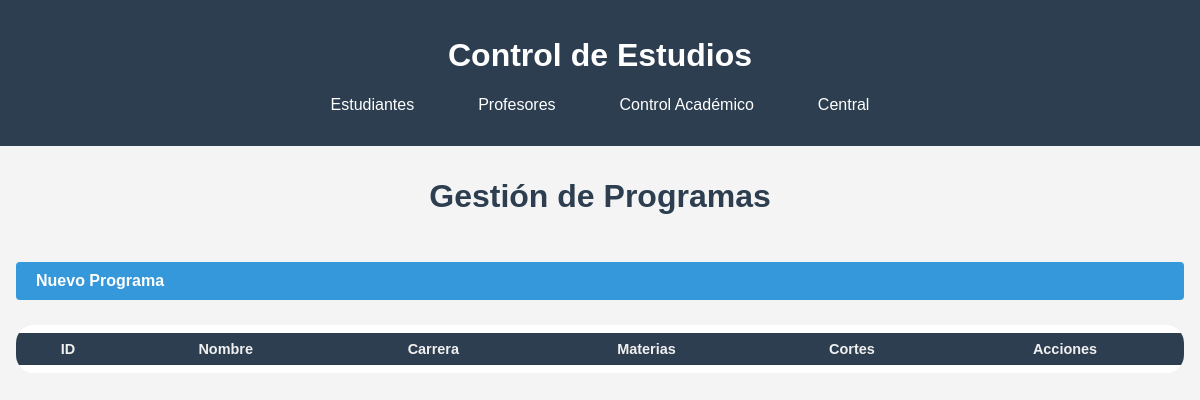
Before: /control_academico/programas with the older database file.
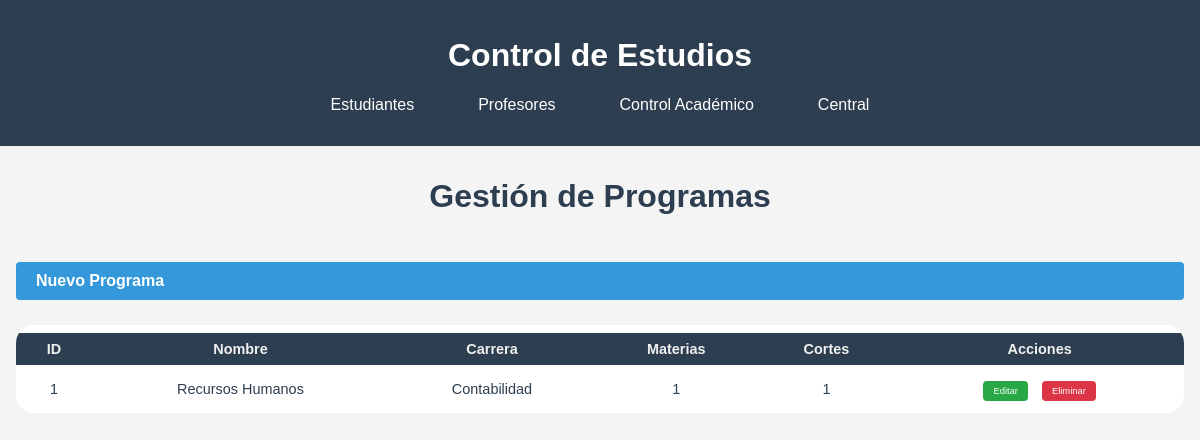
After: the same page with the newer database file.
### modulos/control_academico/models.py (models this page shows, shortened)
class Programa(db.Model):
    __tablename__ = 'programas'
    id = db.Column(db.Integer, primary_key=True)
    nombre = db.Column(db.String(100), nullable=False)
    carrera_id = db.Column(db.Integer, db.ForeignKey('carreras.id'), nullable=False)
    carrera = db.relationship('Carrera', back_populates='programas')
    materias = db.relationship('Materia', back_populates='programa')
    cortes = db.relationship('Corte', back_populates='programa')

class Carrera(db.Model):
    __tablename__ = 'carreras'
    id = db.Column(db.Integer, primary_key=True)
    nombre = db.Column(db.String(100), nullable=False, unique=True)
    programas = db.relationship('Programa', back_populates='carrera')
    estudiantes = db.relationship('Estudiante', back_populates='carrera')

### modulos/control_academico/routes.py (the view)
@bp.route('/programas')
def listar_programas():
    programas = Programa.query.all()
    carreras = Carrera.query.all()
    return render_template('control_academico/programas.html',
                         programas=programas, carreras=carreras)

### modulos/control_academico/templates/control_academico/programas.html (shortened to what this page needs)
{% extends "central/base.html" %}
{% block content %}
<div class="welcome-container">
    <h1 class="titulo-estudiantes">Gestión de Programas</h1>
    <div class="tabla-estudiantes-contenedor">
        <a href="{{ url_for('control_academico.crear_programa') }}" class="btn-nuevo-estudiante">Nuevo Programa</a>
        <table class="tabla-estudiantes">
            <thead>
                <tr>
                    <th>ID</th>
                    <th>Nombre</th>
                    <th>Carrera</th>
                    <th>Materias</th>
                    <th>Cortes</th>
                    <th>Acciones</th>
                </tr>
            </thead>
            <tbody>
                {% for programa in programas %}
                <tr>
                    <td>{{ programa.id }}</td>
                    <td>{{ programa.nombre }}</td>
                    <td>{{ programa.carrera.nombre }}</td>
                    <td>{{ programa.materias|length }}</td>
                    <td>{{ programa.cortes|length }}</td>
                    <td>
                        <a href="{{ url_for('control_academico.editar_programa', id=programa.id) }}" class="btn-accion editar">Editar</a>
                        <a href="{{ url_for('control_academico.eliminar_programa', id=programa.id) }}" class="btn-accion eliminar" onclick="return confirm('¿Estás seguro de que quieres eliminar este programa?')">Eliminar</a>
                    </td>
                </tr>
                {% endfor %}
            </tbody>
        </table>
    </div>
</div>
{% endblock %}

Changed rows visible on the page:
added Programa: id "1", nombre "Recursos Humanos", carrera.nombre "Contabilidad", materias|length "1", cortes|length "1"
